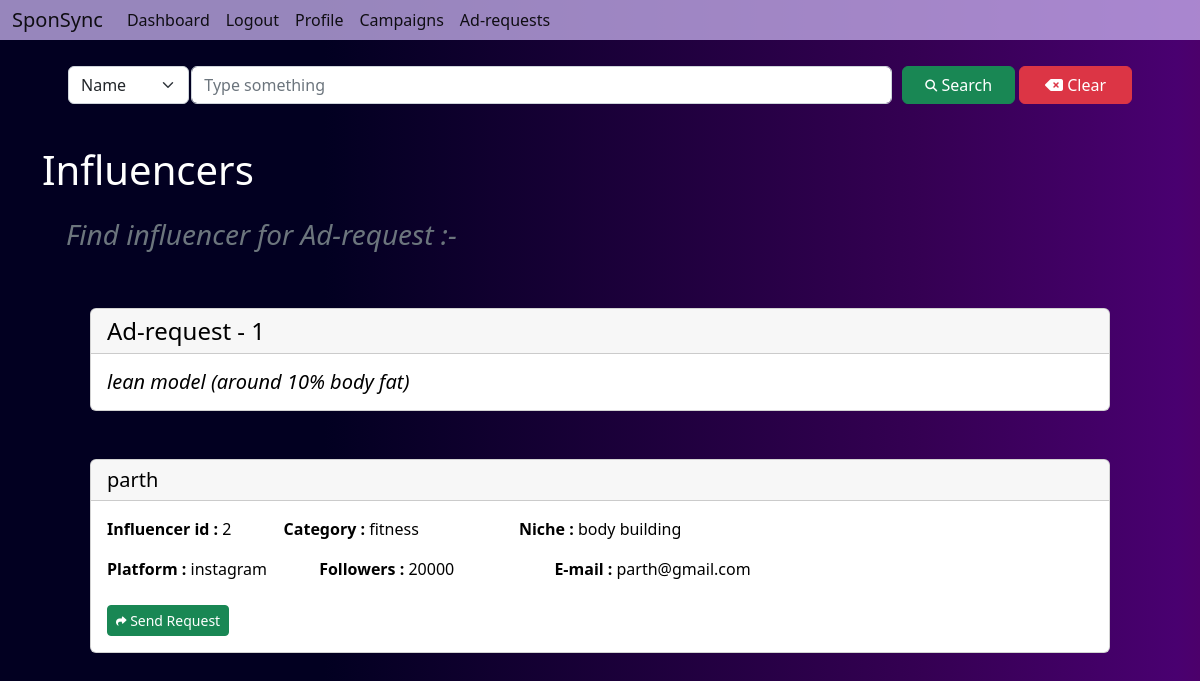
The page /sponsor/1/influencers (signed in) on the database as committed earlier.
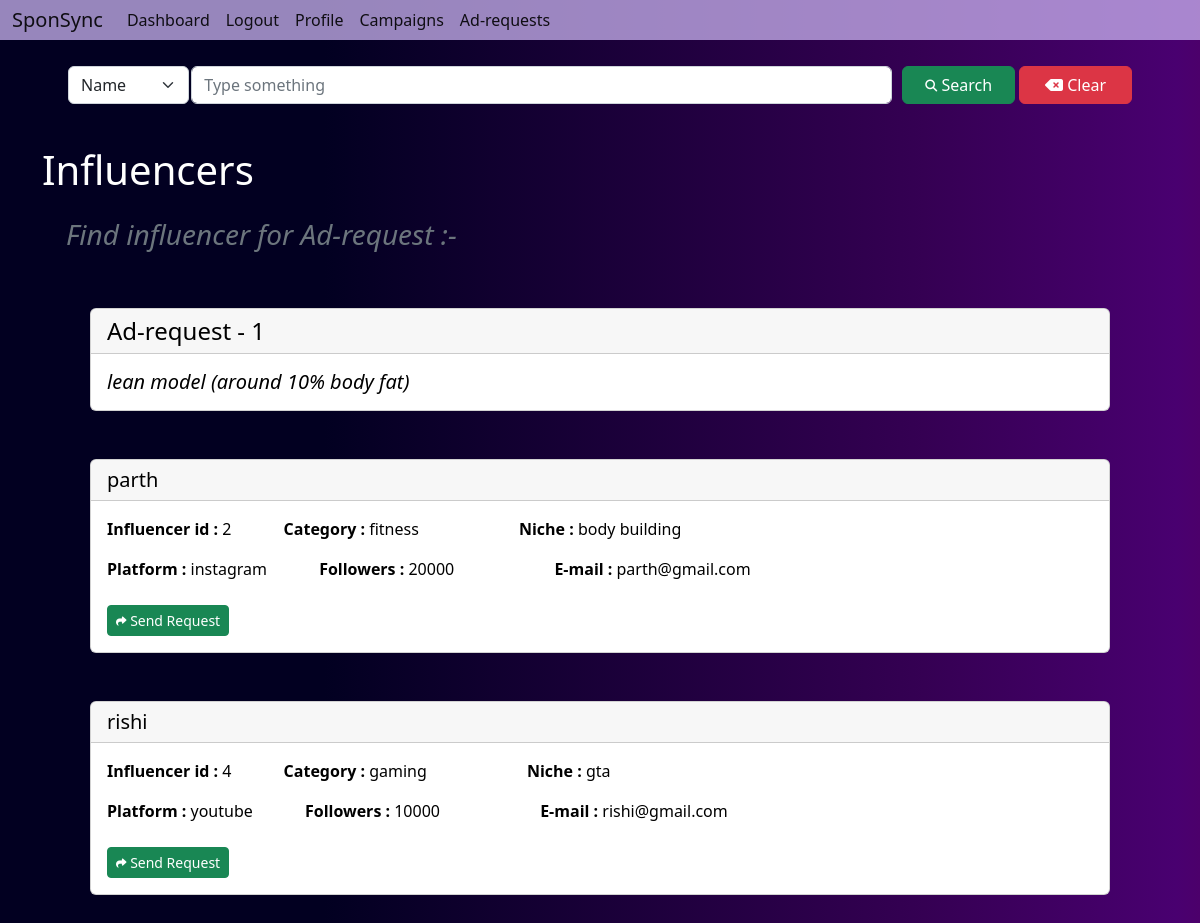
The same page on the database as committed later.
### models.py (models this page shows)
class Influencer(db.Model):
    id = db.Column(db.Integer,db.ForeignKey("user.id"),primary_key=True)
    name = db.Column(db.String(30),nullable=False)
    email = db.Column(db.String(30))
    category = db.Column(db.String(30),nullable=False)
    niche = db.Column(db.String(30),nullable=False)
    platform = db.Column(db.String(30),nullable=False)
    followers = db.Column(db.Integer,nullable=False)
    flagged = db.Column(db.Boolean,nullable=False,default=False)

### routes.py (the view)
@app.route('/sponsor/<int:id>/influencers')
@auth_required
def find_influencers(id):
    user = User.query.get(session['user_id'])
    sponsor = Sponsor.query.get(user.id)
    factor = request.args.get('factor')
    adrequest = AdRequest.query.get(id)
    value = request.args.get('value')
    if factor == 'name':
        influencers = Influencer.query.filter(Influencer.name.like('%' + value + '%')).all()
    elif factor == 'category':
        influencers = Influencer.query.filter(Influencer.category.like('%' + value + '%')).all()
    elif factor == 'niche':
        influencers = Influencer.query.filter(Influencer.niche.like('%' + value + '%')).all()
    elif factor == 'platform':
        influencers = Influencer.query.filter(Influencer.platform.like('%' + value + '%')).all()
    elif factor == 'followers':
        value = int(value)
        influencers = Influencer.query.filter(Influencer.followers >= value).all()
    else:
        influencers = Influencer.query.all()
    return render_template('sponsor/influencers.html',user=user,sponsor=sponsor,adrequest=adrequest,influencers=influencers,value=value)

### routes.py (called while the page is built)
def auth_required(func):
    @wraps(func)
    def inner(*args , **kwargs):
        if 'user_id' not in session:
            flash('You need to login first.')
            return redirect(url_for('login'))
        return func(*args,**kwargs)
    return inner

### templates/sponsor/influencers.html (shortened to what this page needs)
{% extends 'layout.html' %}
{% block content %}
{% include 'searchbar.html'   %}
<h1 class="mt-3">Influencers</h1>
<div class="heading m-4">
    <h3 class="text-muted"><i>Find influencer for Ad-request :-</i></h3>
</div>
<div class="card m-5">
    <h4 class="card-header">Ad-request - {{adrequest.id}}</h4>
    <div class="card-body">
        <h5 class="card-text"><em>{{adrequest.requirements}}</em></h5>
    </div>
</div>
    {% for influencer in influencers %}
    <div class="card m-5">
        <h5 class="card-header">{{ influencer.name }}</h5>
        <div class="card-body">
          <p><span class="card-text"><b>Influencer id : </b>{{influencer.id}}</span>
            <span class="card-text m-5"><b>Category : </b>{{influencer.category}}</span>
            <span class="card-text m-5"><b>Niche : </b>{{influencer.niche}}</span>
            </p>
            <p>
                <span class="card-text"><b>Platform : </b>{{influencer.platform}}</span>
                <span class="card-text m-5"><b>Followers : </b>{{influencer.followers}}</span>
                <span class="card-text m-5"><b>E-mail : </b>{{influencer.email}}</span>
            </p>
            {% if adrequest.status == "recieved" %}
                <p class = "btn btn-sm btn-secondary">
                    <i class="fas fa-check fa-xs"></i>
                Sent request
                </p>
            {% else %}
            <a href="{{ url_for('send_request_influencer',id=adrequest.id,inf=influencer.id) }}"
                class="btn btn-sm btn-success mt-2">
               Send Request
            </a>
            {% endif %}
        </div>
    </div>
    {% endfor %}
{% endblock %}

Rows that differ between the two databases and show on the page:
added Influencer: name "rishi", id "4", category "gaming", niche "gta", platform "youtube", followers "10000", email "rishi@gmail.com"
